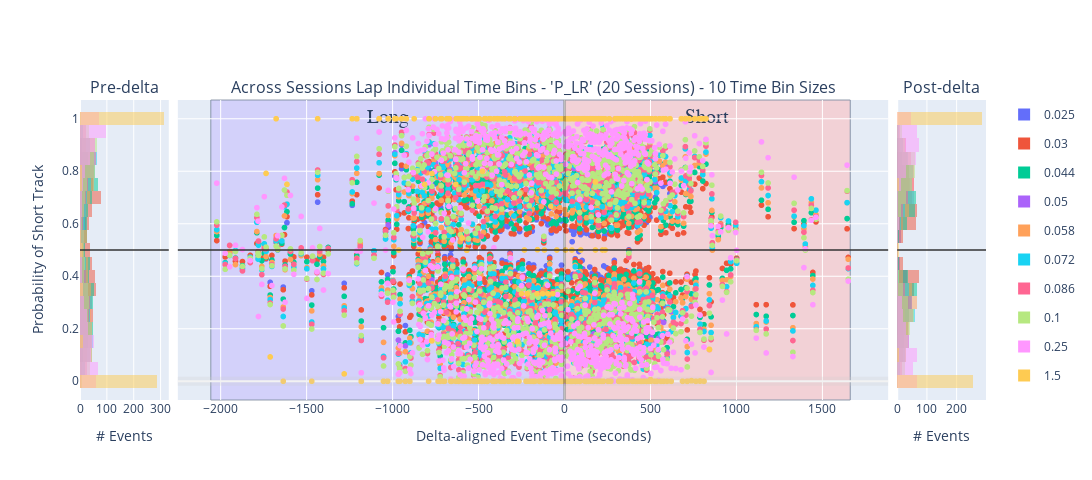

Write notebook code for a chart like this one.
### Code cell
from pyphoplacecellanalysis.Pho2D.plotly.Extensions.plotly_helpers import plotly_pre_post_delta_scatter

histogram_bins = 25
num_sessions = 1

# ==================================================================================================================== #
# Laps                                                                                                                 #
# ==================================================================================================================== #
# all_sessions_laps_time_bin_df
# all_sessions_simple_pearson_laps_df

concatenated_ripple_df = deepcopy(all_sessions_simple_pearson_laps_df) # ['P_LR', 'P_RL', 'P_Long', 'P_Short', 'ripple_idx', 'ripple_start_t', 'P_Long_LR', 'P_Long_RL', 'P_Short_LR', 'P_Short_RL', 'most_likely_decoder_index', 'start', 'stop', 'label', 'duration', 'long_LR_pf_peak_x_pearsonr', 'long_RL_pf_peak_x_pearsonr', 'short_LR_pf_peak_x_pearsonr', 'short_RL_pf_peak_x_pearsonr', 'best_decoder_index', 'session_name', 'time_bin_size', 'delta_aligned_start_t', 'is_user_annotated_epoch', 'is_valid_epoch', 'custom_replay_name', 'epoch_idx', 'long_best_pf_peak_x_pearsonr', 'short_best_pf_peak_x_pearsonr', 'wcorr_long_LR', 'wcorr_long_RL', 'wcorr_short_LR', 'wcorr_short_RL', 'long_best_wcorr', 'short_best_wcorr', 'wcorr_abs_diff', 'pearsonr_abs_diff']
# concatenated_ripple_df = deepcopy(all_sessions_laps_time_bin_df) # ['P_LR', 'P_RL', 'P_Long', 'P_Short', 'ripple_idx', 'ripple_start_t', 'P_Long_LR', 'P_Long_RL', 'P_Short_LR', 'P_Short_RL', 'most_likely_decoder_index', 'start', 'stop', 'label', 'duration', 'long_LR_pf_peak_x_pearsonr', 'long_RL_pf_peak_x_pearsonr', 'short_LR_pf_peak_x_pearsonr', 'short_RL_pf_peak_x_pearsonr', 'best_decoder_index', 'session_name', 'time_bin_size', 'delta_aligned_start_t', 'is_user_annotated_epoch', 'is_valid_epoch', 'custom_replay_name', 'epoch_idx', 'long_best_pf_peak_x_pearsonr', 'short_best_pf_peak_x_pearsonr', 'wcorr_long_LR', 'wcorr_long_RL', 'wcorr_short_LR', 'wcorr_short_RL', 'long_best_wcorr', 'short_best_wcorr', 'wcorr_abs_diff', 'pearsonr_abs_diff']
print(f'concatenated_ripple_df.columns: {list(concatenated_ripple_df.columns)}')
concatenated_ripple_df

# variable_name = 'P_Long'
# variable_name = 'P_Short' # Shows expected effect - short-only replay prior to delta and then split replays post-delta
variable_name = 'P_LR'

y_baseline_level: float = 0.5 # for P(short), etc
# y_baseline_level: float = 0.0 # for wcorr, etc

# px_scatter_kwargs = {'x': 'delta_aligned_start_t', 'y': variable_name, 'color':"is_user_annotated_epoch", 'title': f"'{variable_name}'"} # , 'color': 'time_bin_size', 'range_y': [-1.0, 1.0], 'labels': {'session_name': 'Session', 'time_bin_size': 'tbin_size', 'is_user_annotated_epoch':'user_sel'}
px_scatter_kwargs = {'x': 'delta_aligned_start_t', 'y': variable_name, 'title': f"Lap Individual Time Bins - '{variable_name}'"} # , 'color': 'time_bin_size', 'range_y': [-1.0, 1.0], 'labels': {'session_name': 'Session', 'time_bin_size': 'tbin_size', 'is_user_annotated_epoch':'user_sel'}
# px_scatter_kwargs['color'] = "time_bin_size"
# px_scatter_kwargs.pop('color')

hist_kwargs = dict(color="time_bin_size")
# hist_kwargs = dict(color="is_user_annotated_epoch") # , histnorm='probability density'
hist_kwargs.pop('color')
new_fig_laps, new_fig_laps_context = plotly_pre_post_delta_scatter(data_results_df=concatenated_ripple_df, out_scatter_fig=None, histogram_bins=histogram_bins,
                        px_scatter_kwargs=px_scatter_kwargs, histogram_variable_name=variable_name, hist_kwargs=hist_kwargs, forced_range_y=None,
                        time_delta_tuple=(earliest_delta_aligned_t_start, 0.0, latest_delta_aligned_t_end), legend_title_text=None, is_dark_mode=is_dark_mode)

new_fig_laps = new_fig_laps.update_layout(fig_size_kwargs)

_extras_output_dict = {}
if is_dark_mode:
    _extras_output_dict["y_mid_line"] = new_fig_laps.add_hline(y=y_baseline_level, line=dict(color="rgba(0.8,0.8,0.8,.75)", width=2), row='all', col='all')
else:
    _extras_output_dict["y_mid_line"] = new_fig_laps.add_hline(y=y_baseline_level, line=dict(color="rgba(0.2,0.2,0.2,.75)", width=2), row='all', col='all')


fig_to_clipboard(new_fig_laps, **fig_size_kwargs)
new_fig_laps_context = new_fig_laps_context.adding_context_if_missing(num_sessions=num_sessions, plot_type='scatter+hist', comparison='pre-post-delta', variable_name=variable_name)
figure_out_paths = save_plotly(a_fig=new_fig_laps, a_fig_context=new_fig_laps_context)
new_fig_laps

### Figure 1 — Plotly figure (JSON) as saved in the notebook; plotly's stock layout.template omitted (floating-point values rounded to 4 significant figures; data arrays with more than 128 entries replaced by an {"elided": "..."} marker saying what was removed)
{"data": [{"alignmentgroup": "True", "bingroup": "y", "hovertemplate": "time_bin_size=0.025<br>count=%{x}<br>P_LR=%{y}<extra></extra>", "legendgroup": "0.025", "marker": {"color": "#636EFA", "opacity": 0.5, "pattern": {"shape": ""}}, "name": "0.025", "nbinsy": 25, "offsetgroup": "0.025", "orientation": "h", "showlegend": true, "type": "histogram", "xaxis": "x", "y": {"elided": "175 float values"}, "yaxis": "y"}, {"alignmentgroup": "True", "bingroup": "y", "hovertemplate": "time_bin_size=0.03<br>count=%{x}<br>P_LR=%{y}<extra></extra>", "legendgroup": "0.03", "marker": {"color": "#EF553B", "opacity": 0.5, "pattern": {"shape": ""}}, "name": "0.03", "nbinsy": 25, "offsetgroup": "0.03", "orientation": "h", "showlegend": true, "type": "histogram", "xaxis": "x", "y": {"elided": "601 float values"}, "yaxis": "y"}, {"alignmentgroup": "True", "bingroup": "y", "hovertemplate": "time_bin_size=0.044<br>count=%{x}<br>P_LR=%{y}<extra></extra>", "legendgroup": "0.044", "marker": {"color": "#00CC96", "opacity": 0.5, "pattern": {"shape": ""}}, "name": "0.044", "nbinsy": 25, "offsetgroup": "0.044", "orientation": "h", "showlegend": true, "type": "histogram", "xaxis": "x", "y": {"elided": "601 float values"}, "yaxis": "y"}, {"alignmentgroup": "True", "bingroup": "y", "hovertemplate": "time_bin_size=0.05<br>count=%{x}<br>P_LR=%{y}<extra></extra>", "legendgroup": "0.05", "marker": {"color": "#AB63FA", "opacity": 0.5, "pattern": {"shape": ""}}, "name": "0.05", "nbinsy": 25, "offsetgroup": "0.05", "orientation": "h", "showlegend": true, "type": "histogram", "xaxis": "x", "y": [0.3474, 0.5953, 0.8705, 0.1569, 0.9009, 0.1345, 0.9012, 0.3859, 0.8319, 0.07934, 0.8213, 0.1555, 0.8077, 0.1359, 0.809, 0.09047, 0.8698, 0.2507, 0.8811, 0.08295, 0.8985, 0.05769, 0.8338, 0.1215, 0.8468, 0.1316, 0.8827, 0.1839, 0.8617, 0.08251, 0.8487, 0.07574, 0.8682, 0.135, 0.8622, 0.09049, 0.7319, 0.1604, 0.9059, 0.1155, 0.8154, 0.2349, 0.872, 0.1246], "yaxis": "y"}, {"alignmentgroup": "True", "bingroup": "y", "hovertemplate": "time_bin_size=0.058<br>count=%{x}<br>P_LR=%{y}<extra></extra>", "legendgroup": "0.058", "marker": {"color": "#FFA15A", "opacity": 0.5, "pattern": {"shape": ""}}, "name": "0.058", "nbinsy": 25, "offsetgroup": "0.058", "orientation": "h", "showlegend": true, "type": "histogram", "xaxis": "x", "y": {"elided": "601 float values"}, "yaxis": "y"}, {"alignmentgroup": "True", "bingroup": "y", "hovertemplate": "time_bin_size=0.072<br>count=%{x}<br>P_LR=%{y}<extra></extra>", "legendgroup": "0.072", "marker": {"color": "#19D3F3", "opacity": 0.5, "pattern": {"shape": ""}}, "name": "0.072", "nbinsy": 25, "offsetgroup": "0.072", "orientation": "h", "showlegend": true, "type": "histogram", "xaxis": "x", "y": {"elided": "601 float values"}, "yaxis": "y"}, {"alignmentgroup": "True", "bingroup": "y", "hovertemplate": "time_bin_size=0.086<br>count=%{x}<br>P_LR=%{y}<extra></extra>", "legendgroup": "0.086", "marker": {"color": "#FF6692", "opacity": 0.5, "pattern": {"shape": ""}}, "name": "0.086", "nbinsy": 25, "offsetgroup": "0.086", "orientation": "h", "showlegend": true, "type": "histogram", "xaxis": "x", "y": {"elided": "601 float values"}, "yaxis": "y"}, {"alignmentgroup": "True", "bingroup": "y", "hovertemplate": "time_bin_size=0.1<br>count=%{x}<br>P_LR=%{y}<extra></extra>", "legendgroup": "0.1", "marker": {"color": "#B6E880", "opacity": 0.5, "pattern": {"shape": ""}}, "name": "0.1", "nbinsy": 25, "offsetgroup": "0.1", "orientation": "h", "showlegend": true, "type": "histogram", "xaxis": "x", "y": {"elided": "601 float values"}, "yaxis": "y"}, {"alignmentgroup": "True", "bingroup": "y", "hovertemplate": "time_bin_size=0.25<br>count=%{x}<br>P_LR=%{y}<extra></extra>", "legendgroup": "0.25", "marker": {"color": "#FF97FF", "opacity": 0.5, "pattern": {"shape": ""}}, "name": "0.25", "nbinsy": 25, "offsetgroup": "0.25", "orientation": "h", "showlegend": true, "type": "histogram", "xaxis": "x", "y": {"elided": "640 float values"}, "yaxis": "y"}, {"alignmentgroup": "True", "bingroup": "y", "hovertemplate": "time_bin_size=1.5<br>count=%{x}<br>P_LR=%{y}<extra></extra>", "legendgroup": "1.5", "marker": {"color": "#FECB52", "opacity": 0.5, "pattern": {"shape": ""}}, "name": "1.5", "nbinsy": 25, "offsetgroup": "1.5", "orientation": "h", "showlegend": true, "type": "histogram", "xaxis": "x", "y": {"elided": "665 float values"}, "yaxis": "y"}, {"hovertemplate": "time_bin_size=0.025<br>delta_aligned_start_t=%{x}<br>P_LR=%{y}<extra></extra>", "legendgroup": "0.025", "marker": {"color": "#636EFA", "symbol": "circle"}, "mode": "markers", "name": "0.025", "showlegend": false, "type": "scattergl", "x": {"elided": "299 float values"}, "xaxis": "x2", "y": {"elided": "299 float values"}, "yaxis": "y2"}, {"hovertemplate": "time_bin_size=0.03<br>delta_aligned_start_t=%{x}<br>P_LR=%{y}<extra></extra>", "legendgroup": "0.03", "marker": {"color": "#EF553B", "symbol": "circle"}, "mode": "markers", "name": "0.03", "showlegend": false, "type": "scattergl", "x": {"elided": "1126 float values"}, "xaxis": "x2", "y": {"elided": "1126 float values"}, "yaxis": "y2"}, {"hovertemplate": "time_bin_size=0.044<br>delta_aligned_start_t=%{x}<br>P_LR=%{y}<extra></extra>", "legendgroup": "0.044", "marker": {"color": "#00CC96", "symbol": "circle"}, "mode": "markers", "name": "0.044", "showlegend": false, "type": "scattergl", "x": {"elided": "1126 float values"}, "xaxis": "x2", "y": {"elided": "1126 float values"}, "yaxis": "y2"}, {"hovertemplate": "time_bin_size=0.05<br>delta_aligned_start_t=%{x}<br>P_LR=%{y}<extra></extra>", "legendgroup": "0.05", "marker": {"color": "#AB63FA", "symbol": "circle"}, "mode": "markers", "name": "0.05", "showlegend": false, "type": "scattergl", "x": [-1026.0, -1023.0, -984.1, -963.5, -945.0, -922.9, -785.2, -768.9, -748.0, -720.4, -671.5, -658.7, -629.7, -613.6, -601.0, -588.2, -566.4, -548.5, -538.0, -525.8, -515.3, -500.9, -493.3, -482.9, -473.9, -463.8, -455.3, -444.8, -385.0, -344.9, -188.2, -174.3, -156.6, -139.3, -123.8, -111.1, -107.0, -93.15, -84.91, -71.4, -64.73, -46.48, -33.5, -15.28, 10.62, 19.83, 34.71, 40.78, 58.23, 66.21, 78.72, 91.66, 122.1, 143.6, 153.7, 172.1, 305.4, 324.9, 351.5, 361.7, 366.6, 373.0, 443.4, 448.9, 458.6, 463.7, 471.2, 480.0, 484.2, 493.3, 499.6, 505.9, 511.2, 528.3, 531.9, 550.1, 554.7, 563.7, 575.4, 579.5, 590.8, 599.5, 616.5, 623.4], "xaxis": "x2", "y": [0.3474, 0.5953, 0.8705, 0.1569, 0.9009, 0.1345, 0.9012, 0.3859, 0.8319, 0.07934, 0.8213, 0.1555, 0.8077, 0.1359, 0.809, 0.09047, 0.8698, 0.2507, 0.8811, 0.08295, 0.8985, 0.05769, 0.8338, 0.1215, 0.8468, 0.1316, 0.8827, 0.1839, 0.8617, 0.08251, 0.8487, 0.07574, 0.8682, 0.135, 0.8622, 0.09049, 0.7319, 0.1604, 0.9059, 0.1155, 0.8154, 0.2349, 0.872, 0.1246, 0.8142, 0.1647, 0.8603, 0.2096, 0.8103, 0.1971, 0.8337, 0.08246, 0.8661, 0.1784, 0.893, 0.1803, 0.7955, 0.1179, 0.8632, 0.1368, 0.8811, 0.305, 0.885, 0.1734, 0.8396, 0.2241, 0.8246, 0.133, 0.7686, 0.1398, 0.8919, 0.1683, 0.8216, 0.1457, 0.7597, 0.1633, 0.8369, 0.2391, 0.8156, 0.224, 0.8238, 0.1102, 0.7868, 0.2657], "yaxis": "y2"}, {"hovertemplate": "time_bin_size=0.058<br>delta_aligned_start_t=%{x}<br>P_LR=%{y}<extra></extra>", "legendgroup": "0.058", "marker": {"color": "#FFA15A", "symbol": "circle"}, "mode": "markers", "name": "0.058", "showlegend": false, "type": "scattergl", "x": {"elided": "1126 float values"}, "xaxis": "x2", "y": {"elided": "1126 float values"}, "yaxis": "y2"}, {"hovertemplate": "time_bin_size=0.072<br>delta_aligned_start_t=%{x}<br>P_LR=%{y}<extra></extra>", "legendgroup": "0.072", "marker": {"color": "#19D3F3", "symbol": "circle"}, "mode": "markers", "name": "0.072", "showlegend": false, "type": "scattergl", "x": {"elided": "1126 float values"}, "xaxis": "x2", "y": {"elided": "1126 float values"}, "yaxis": "y2"}, {"hovertemplate": "time_bin_size=0.086<br>delta_aligned_start_t=%{x}<br>P_LR=%{y}<extra></extra>", "legendgroup": "0.086", "marker": {"color": "#FF6692", "symbol": "circle"}, "mode": "markers", "name": "0.086", "showlegend": false, "type": "scattergl", "x": {"elided": "1126 float values"}, "xaxis": "x2", "y": {"elided": "1126 float values"}, "yaxis": "y2"}, {"hovertemplate": "time_bin_size=0.1<br>delta_aligned_start_t=%{x}<br>P_LR=%{y}<extra></extra>", "legendgroup": "0.1", "marker": {"color": "#B6E880", "symbol": "circle"}, "mode": "markers", "name": "0.1", "showlegend": false, "type": "scattergl", "x": {"elided": "1126 float values"}, "xaxis": "x2", "y": {"elided": "1126 float values"}, "yaxis": "y2"}, {"hovertemplate": "time_bin_size=0.25<br>delta_aligned_start_t=%{x}<br>P_LR=%{y}<extra></extra>", "legendgroup": "0.25", "marker": {"color": "#FF97FF", "symbol": "circle"}, "mode": "markers", "name": "0.25", "showlegend": false, "type": "scattergl", "x": {"elided": "1243 float values"}, "xaxis": "x2", "y": {"elided": "1243 float values"}, "yaxis": "y2"}, {"hovertemplate": "time_bin_size=1.5<br>delta_aligned_start_t=%{x}<br>P_LR=%{y}<extra></extra>", "legendgroup": "1.5", "marker": {"color": "#FECB52", "symbol": "circle"}, "mode": "markers", "name": "1.5", "showlegend": false, "type": "scattergl", "x": {"elided": "1245 float values"}, "xaxis": "x2", "y": {"elided": "1245 float values"}, "yaxis": "y2"}, {"alignmentgroup": "True", "bingroup": "y", "hovertemplate": "time_bin_size=0.025<br>count=%{x}<br>P_LR=%{y}<extra></extra>", "legendgroup": "0.025", "marker": {"color": "#636EFA", "opacity": 0.5, "pattern": {"shape": ""}}, "name": "0.025", "nbinsy": 25, "offsetgroup": "0.025", "orientation": "h", "showlegend": false, "type": "histogram", "xaxis": "x3", "y": [0.4119, 0.68, 0.7571, 0.249, 0.7839, 0.2779, 0.7673, 0.2768, 0.7664, 0.1875, 0.7913, 0.2575, 0.8316, 0.2458, 0.7495, 0.2033, 0.8053, 0.2007, 0.8093, 0.387, 0.8219, 0.266, 0.7622, 0.3095, 0.7558, 0.1862, 0.703, 0.2013, 0.8079, 0.2647, 0.7375, 0.2334, 0.7011, 0.2478, 0.7513, 0.3061, 0.7423, 0.2874, 0.7523, 0.1809, 0.7152, 0.3222, 0.5855, 0.4668, 0.6308, 0.4281, 0.6194, 0.4088, 0.6283, 0.4119, 0.6443, 0.3955, 0.6334, 0.3893, 0.6033, 0.4011, 0.6087, 0.4264, 0.6416, 0.4603, 0.5918, 0.4039, 0.5884, 0.4078, 0.6002, 0.4207, 0.6097, 0.5008, 0.6566, 0.4101, 0.6119, 0.4086, 0.5975, 0.4079, 0.5888, 0.4143, 0.6311, 0.4219, 0.6159, 0.422, 0.6047, 0.4048, 0.6244, 0.4035, 0.6234, 0.4026, 0.5764, 0.3967, 0.5316, 0.4071, 0.5596, 0.4073, 0.5747, 0.4381, 0.4942, 0.4145, 0.5581, 0.4601, 0.5725, 0.4103, 0.5659, 0.4122, 0.5629, 0.4351, 0.5553, 0.4008, 0.5561, 0.407, 0.5884, 0.4066, 0.5861, 0.3952, 0.5771, 0.4391, 0.5557, 0.4319, 0.5667, 0.4067, 0.5682, 0.381, 0.5829, 0.42, 0.5649, 0.4116], "yaxis": "y3"}, {"alignmentgroup": "True", "bingroup": "y", "hovertemplate": "time_bin_size=0.03<br>count=%{x}<br>P_LR=%{y}<extra></extra>", "legendgroup": "0.03", "marker": {"color": "#EF553B", "opacity": 0.5, "pattern": {"shape": ""}}, "name": "0.03", "nbinsy": 25, "offsetgroup": "0.03", "orientation": "h", "showlegend": false, "type": "histogram", "xaxis": "x3", "y": {"elided": "525 float values"}, "yaxis": "y3"}, {"alignmentgroup": "True", "bingroup": "y", "hovertemplate": "time_bin_size=0.044<br>count=%{x}<br>P_LR=%{y}<extra></extra>", "legendgroup": "0.044", "marker": {"color": "#00CC96", "opacity": 0.5, "pattern": {"shape": ""}}, "name": "0.044", "nbinsy": 25, "offsetgroup": "0.044", "orientation": "h", "showlegend": false, "type": "histogram", "xaxis": "x3", "y": {"elided": "525 float values"}, "yaxis": "y3"}, {"alignmentgroup": "True", "bingroup": "y", "hovertemplate": "time_bin_size=0.05<br>count=%{x}<br>P_LR=%{y}<extra></extra>", "legendgroup": "0.05", "marker": {"color": "#AB63FA", "opacity": 0.5, "pattern": {"shape": ""}}, "name": "0.05", "nbinsy": 25, "offsetgroup": "0.05", "orientation": "h", "showlegend": false, "type": "histogram", "xaxis": "x3", "y": [0.8142, 0.1647, 0.8603, 0.2096, 0.8103, 0.1971, 0.8337, 0.08246, 0.8661, 0.1784, 0.893, 0.1803, 0.7955, 0.1179, 0.8632, 0.1368, 0.8811, 0.305, 0.885, 0.1734, 0.8396, 0.2241, 0.8246, 0.133, 0.7686, 0.1398, 0.8919, 0.1683, 0.8216, 0.1457, 0.7597, 0.1633, 0.8369, 0.2391, 0.8156, 0.224, 0.8238, 0.1102, 0.7868, 0.2657], "yaxis": "y3"}, {"alignmentgroup": "True", "bingroup": "y", "hovertemplate": "time_bin_size=0.058<br>count=%{x}<br>P_LR=%{y}<extra></extra>", "legendgroup": "0.058", "marker": {"color": "#FFA15A", "opacity": 0.5, "pattern": {"shape": ""}}, "name": "0.058", "nbinsy": 25, "offsetgroup": "0.058", "orientation": "h", "showlegend": false, "type": "histogram", "xaxis": "x3", "y": {"elided": "525 float values"}, "yaxis": "y3"}, {"alignmentgroup": "True", "bingroup": "y", "hovertemplate": "time_bin_size=0.072<br>count=%{x}<br>P_LR=%{y}<extra></extra>", "legendgroup": "0.072", "marker": {"color": "#19D3F3", "opacity": 0.5, "pattern": {"shape": ""}}, "name": "0.072", "nbinsy": 25, "offsetgroup": "0.072", "orientation": "h", "showlegend": false, "type": "histogram", "xaxis": "x3", "y": {"elided": "525 float values"}, "yaxis": "y3"}, {"alignmentgroup": "True", "bingroup": "y", "hovertemplate": "time_bin_size=0.086<br>count=%{x}<br>P_LR=%{y}<extra></extra>", "legendgroup": "0.086", "marker": {"color": "#FF6692", "opacity": 0.5, "pattern": {"shape": ""}}, "name": "0.086", "nbinsy": 25, "offsetgroup": "0.086", "orientation": "h", "showlegend": false, "type": "histogram", "xaxis": "x3", "y": {"elided": "525 float values"}, "yaxis": "y3"}, {"alignmentgroup": "True", "bingroup": "y", "hovertemplate": "time_bin_size=0.1<br>count=%{x}<br>P_LR=%{y}<extra></extra>", "legendgroup": "0.1", "marker": {"color": "#B6E880", "opacity": 0.5, "pattern": {"shape": ""}}, "name": "0.1", "nbinsy": 25, "offsetgroup": "0.1", "orientation": "h", "showlegend": false, "type": "histogram", "xaxis": "x3", "y": {"elided": "525 float values"}, "yaxis": "y3"}, {"alignmentgroup": "True", "bingroup": "y", "hovertemplate": "time_bin_size=0.25<br>count=%{x}<br>P_LR=%{y}<extra></extra>", "legendgroup": "0.25", "marker": {"color": "#FF97FF", "opacity": 0.5, "pattern": {"shape": ""}}, "name": "0.25", "nbinsy": 25, "offsetgroup": "0.25", "orientation": "h", "showlegend": false, "type": "histogram", "xaxis": "x3", "y": {"elided": "603 float values"}, "yaxis": "y3"}, {"alignmentgroup": "True", "bingroup": "y", "hovertemplate": "time_bin_size=1.5<br>count=%{x}<br>P_LR=%{y}<extra></extra>", "legendgroup": "1.5", "marker": {"color": "#FECB52", "opacity": 0.5, "pattern": {"shape": ""}}, "name": "1.5", "nbinsy": 25, "offsetgroup": "1.5", "orientation": "h", "showlegend": false, "type": "histogram", "xaxis": "x3", "y": {"elided": "580 float values"}, "yaxis": "y3"}], "layout": {"annotations": [{"font": {"size": 16}, "showarrow": false, "text": "Pre-delta", "x": 0.049, "xanchor": "center", "xref": "paper", "y": 1, "yanchor": "bottom", "yref": "paper"}, {"font": {"size": 16}, "showarrow": false, "text": "Across Sessions Lap Individual Time Bins - 'P_LR' (20 Sessions) - 10 Time Bin Sizes", "x": 0.5, "xanchor": "center", "xref": "paper", "y": 1, "yanchor": "bottom", "yref": "paper"}, {"font": {"size": 16}, "showarrow": false, "text": "Post-delta", "x": 0.951, "xanchor": "center", "xref": "paper", "y": 1, "yanchor": "bottom", "yref": "paper"}], "barmode": "overlay", "height": 480, "shapes": [{"line": {"color": "rgba(0.8,0.8,0.8,.25)", "width": 9}, "type": "line", "x0": 0, "x1": 1, "xref": "x2 domain", "y0": 0, "y1": 0, "yref": "y2"}, {"line": {"color": "rgba(1,1,1,.25)", "width": 3}, "type": "line", "x0": 0, "x1": 0, "xref": "x2", "y0": 0, "y1": 1, "yref": "y2 domain"}, {"fillcolor": "#c2b8ff", "label": {"font": {"family": "Times New Roman", "size": 20}, "text": "Long", "textposition": "top center"}, "layer": "below", "line": {"width": 1}, "opacity": 0.5, "type": "rect", "x0": -2057.0, "x1": 0, "xref": "x2", "y0": 0, "y1": 1, "yref": "y2 domain"}, {"fillcolor": "#ffb8b8", "label": {"font": {"family": "Times New Roman", "size": 20}, "text": "Short", "textposition": "top center"}, "layer": "below", "line": {"width": 1}, "opacity": 0.5, "type": "rect", "x0": 0, "x1": 1662.0, "xref": "x2", "y0": 0, "y1": 1, "yref": "y2 domain"}, {"line": {"color": "rgba(0.2,0.2,0.2,.75)", "width": 2}, "type": "line", "x0": 0, "x1": 1, "xref": "x domain", "y0": 0.5, "y1": 0.5, "yref": "y"}, {"line": {"color": "rgba(0.2,0.2,0.2,.75)", "width": 2}, "type": "line", "x0": 0, "x1": 1, "xref": "x2 domain", "y0": 0.5, "y1": 0.5, "yref": "y2"}, {"line": {"color": "rgba(0.2,0.2,0.2,.75)", "width": 2}, "type": "line", "x0": 0, "x1": 1, "xref": "x3 domain", "y0": 0.5, "y1": 0.5, "yref": "y3"}], "width": 1920, "xaxis": {"anchor": "y", "domain": [0, 0.098], "title": {"text": "# Events"}}, "xaxis2": {"anchor": "y2", "domain": [0.108, 0.892], "title": {"text": "Delta-aligned Event Time (seconds)"}}, "xaxis3": {"anchor": "y3", "domain": [0.902, 1], "title": {"text": "# Events"}}, "yaxis": {"anchor": "x", "domain": [0, 1], "title": {"text": "Probability of Short Track"}}, "yaxis2": {"anchor": "x2", "domain": [0, 1], "matches": "y", "showticklabels": false}, "yaxis3": {"anchor": "x3", "domain": [0, 1], "matches": "y", "showticklabels": false}}}
